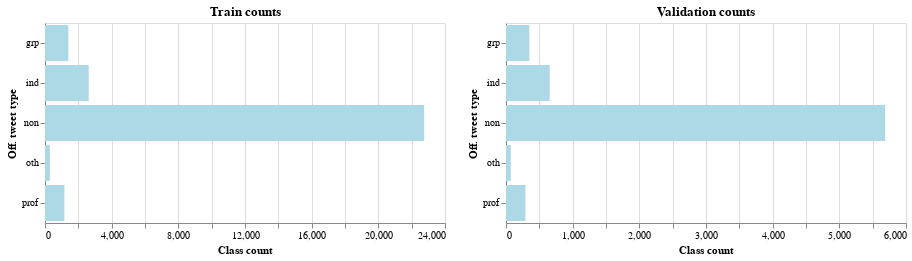

Here is the notebook cell this chart was saved with:
### Markdown cell above
Let's plot train and validation sets labels counts to ensure they have a similar label distribution.

### Code cell
train_class_counts = y_train.value_counts().reset_index().rename(columns={"label":"counts", "index":"label"})
val_class_counts = y_val.value_counts().reset_index().rename(columns={"label":"counts", "index":"label"})

c1 = alt.Chart(train_class_counts, height=200, title="Train counts").mark_bar(color="lightblue").encode(
    
    x=alt.X("counts:Q", title="Class count"),
    y=alt.Y("label:N", title="Off. tweet type")
)

c2 = alt.Chart(val_class_counts, height=200, title="Validation counts").mark_bar(color="lightblue").encode(
    x=alt.X("counts:Q", title="Class count"),
    y=alt.Y("label:N", title="Off. tweet type")
)

c1 | c2

### Figure 1 — Vega-Lite specification as saved in the notebook (floating-point values rounded to 4 significant figures)
{"config": {"view": {"continuousWidth": 400, "continuousHeight": 300}}, "hconcat": [{"data": {"name": "data-f2245a9b38847708e9ca2acc92232f56"}, "mark": {"type": "bar", "color": "lightblue"}, "encoding": {"x": {"type": "quantitative", "field": "counts", "title": "Class count"}, "y": {"type": "nominal", "field": "label", "title": "Off. tweet type"}}, "height": 200, "title": "Train counts"}, {"data": {"name": "data-fb49a162f9643a793350d870dc39446e"}, "mark": {"type": "bar", "color": "lightblue"}, "encoding": {"x": {"type": "quantitative", "field": "counts", "title": "Class count"}, "y": {"type": "nominal", "field": "label", "title": "Off. tweet type"}}, "height": 200, "title": "Validation counts"}], "$schema": "https://vega.github.io/schema/vega-lite/v4.8.1.json", "datasets": {"data-f2245a9b38847708e9ca2acc92232f56": [{"label": "non", "counts": 22751}, {"label": "ind", "counts": 2623}, {"label": "grp", "counts": 1400}, {"label": "prof", "counts": 1164}, {"label": "oth", "counts": 289}], "data-fb49a162f9643a793350d870dc39446e": [{"label": "non", "counts": 5688}, {"label": "ind", "counts": 656}, {"label": "grp", "counts": 350}, {"label": "prof", "counts": 291}, {"label": "oth", "counts": 72}]}}
